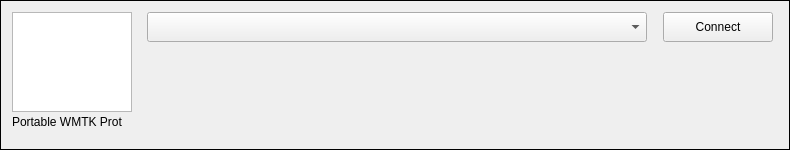
      <widget class="QFrame" name="headerFrame">
       <property name="sizePolicy">
        <sizepolicy hsizetype="Fixed" vsizetype="Fixed">
         <horstretch>0</horstretch>
         <verstretch>0</verstretch>
        </sizepolicy>
       </property>
       <property name="minimumSize">
        <size>
         <width>790</width>
         <height>150</height>
        </size>
       </property>
       <property name="maximumSize">
        <size>
         <width>790</width>
         <height>150</height>
        </size>
       </property>
       <property name="frameShape">
        <enum>QFrame::Box</enum>
       </property>
       <layout class="QVBoxLayout" name="headerVL">
        <item>
         <layout class="QHBoxLayout" name="headerHL">
          <property name="spacing">
           <number>15</number>
          </property>
          <item>
           <layout class="QHBoxLayout" name="titleHL">
            <property name="spacing">
             <number>0</number>
            </property>
            <property name="sizeConstraint">
             <enum>QLayout::SetFixedSize</enum>
            </property>
            <item>
             <layout class="QVBoxLayout" name="titleVL">
              <item>
               <widget class="QGraphicsView" name="titleImage">
                <property name="sizePolicy">
                 <sizepolicy hsizetype="Fixed" vsizetype="Fixed">
                  <horstretch>0</horstretch>
                  <verstretch>0</verstretch>
                 </sizepolicy>
                </property>
                <property name="minimumSize">
                 <size>
                  <width>120</width>
                  <height>100</height>
                 </size>
                </property>
                <property name="maximumSize">
                 <size>
                  <width>120</width>
                  <height>100</height>
                 </size>
                </property>
                <property name="transformationAnchor">
                 <enum>QGraphicsView::NoAnchor</enum>
                </property>
               </widget>
              </item>
              <item>
               <widget class="QLabel" name="titleLabel">
                <property name="minimumSize">
                 <size>
                  <width>110</width>
                  <height>20</height>
                 </size>
                </property>
                <property name="maximumSize">
                 <size>
                  <width>110</width>
                  <height>30</height>
                 </size>
                </property>
                <property name="font">
                 <font>
                  <pointsize>9</pointsize>
                 </font>
                </property>
                <property name="text">
                 <string>Portable WMTK Proto</string>
                </property>
               </widget>
              </item>
              <item>
               <spacer name="verticalSpacer_3">
                <property name="orientation">
                 <enum>Qt::Vertical</enum>
                </property>
                <property name="sizeHint" stdset="0">
                 <size>
                  <width>20</width>
                  <height>40</height>
                 </size>
                </property>
               </spacer>
              </item>
             </layout>
            </item>
           </layout>
          </item>
          <item>
           <layout class="QHBoxLayout" name="portHL">
            <property name="spacing">
             <number>0</number>
            </property>
            <item>
             <layout class="QVBoxLayout" name="portVL">
              <item>
               <layout class="QHBoxLayout" name="portSelectHL">
                <property name="rightMargin">
                 <number>5</number>
                </property>
                <item>
                 <widget class="QComboBox" name="cmb_port_select">
                  <property name="sizePolicy">
                   <sizepolicy hsizetype="Fixed" vsizetype="Fixed">
                    <horstretch>0</horstretch>
                    <verstretch>0</verstretch>
                   </sizepolicy>
                  </property>
                  <property name="minimumSize">
                   <size>
                    <width>500</width>
                    <height>30</height>
                   </size>
                  </property>
                  <property name="maximumSize">
                   <size>
                    <width>500</width>
                    <height>30</height>
                   </size>
                  </property>
                  <property name="font">
                   <font>
                    <pointsize>9</pointsize>
                   </font>
                  </property>
                  <property name="maxVisibleItems">
                   <number>5</number>
                  </property>
                  <property name="maxCount">
                   <number>10</number>
                  </property>
                 </widget>
                </item>
                <item>
                 <spacer name="horizontalSpacer">
                  <property name="orientation">
                   <enum>Qt::Horizontal</enum>
                  </property>
                  <property name="sizeHint" stdset="0">
                   <size>
                    <width>40</width>
                    <height>20</height>
                   </size>
                  </property>
                 </spacer>
                </item>
                <item>
                 <widget class="QPushButton" name="btn_connect">
                  <property name="sizePolicy">
                   <sizepolicy hsizetype="Fixed" vsizetype="Fixed">
                    <horstretch>0</horstretch>
                    <verstretch>0</verstretch>
                   </sizepolicy>
                  </property>
                  <property name="minimumSize">
                   <size>
                    <width>110</width>
                    <height>30</height>
                   </size>
                  </property>
                  <property name="maximumSize">
                   <size>
                    <width>110</width>
                    <height>30</height>
                   </size>
                  </property>
                  <property name="font">
                   <font>
                    <pointsize>9</pointsize>
                   </font>
                  </property>
                  <property name="text">
                   <string>Connect</string>
                  </property>
                 </widget>
                </item>
               </layout>
              </item>
              <item>
               <layout class="QHBoxLayout" name="portSpaceHL">
                <item>
                 <spacer name="verticalSpacer">
                  <property name="orientation">
                   <enum>Qt::Vertical</enum>
                  </property>
                  <property name="sizeHint" stdset="0">
                   <size>
                    <width>20</width>
                    <height>40</height>
                   </size>
                  </property>
                 </spacer>
                </item>
               </layout>
              </item>
             </layout>
            </item>
           </layout>
          </item>
         </layout>
        </item>
       </layout>
      </widget>
